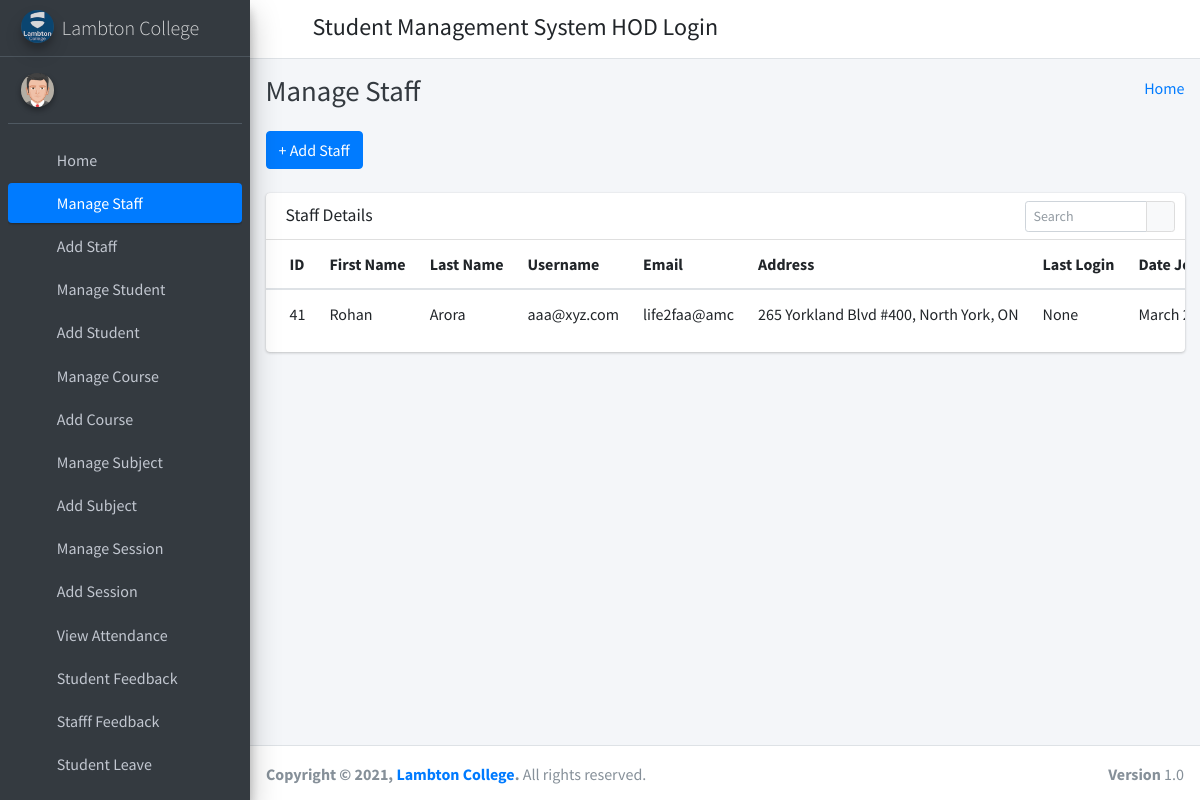
The app's page /manage_staff/ (signed in) with its own data.
### student_management_app/models.py (models this page shows)
class Staffs(models.Model):
    id = models.AutoField(primary_key=True)
    admin = models.OneToOneField(CustomUser, on_delete = models.CASCADE)
    address = models.TextField()
    created_at = models.DateTimeField(auto_now_add=True)
    updated_at = models.DateTimeField(auto_now=True)
    objects = models.Manager()

class CustomUser(AbstractUser):
    user_type_data = ((1, "HOD"), (2, "Staff"), (3, "Student"))
    user_type = models.CharField(default=1, choices=user_type_data, max_length=10)

### student_management_app/HodViews.py (the view)
# urls.py: path('manage_staff/', HodViews.manage_staff, name="manage_staff"),
def manage_staff(request):
    staffs = Staffs.objects.all()
    context = {
        "staffs": staffs
    }
    return render(request, "hod_template/manage_staff_template.html", context)

### student_management_app/LoginCheckMiddleWare.py (called while the page is built, shortened)
    def process_view(self, request, view_func, view_args, view_kwargs):
        modulename = view_func.__module__
        user = request.user
        if user.is_authenticated:
            if user.user_type == "1":
                if modulename == "student_management_app.HodViews":
                    pass
                elif modulename == "student_management_app.views" or modulename == "django.views.static":
                    pass
                else:
                    return redirect("admin_home")
            else:
                return redirect("login")
        else:
            if request.path == reverse("login") or request.path == reverse("doLogin"):
                pass
            else:
                return redirect("login")

### student_management_app/templates/hod_template/manage_staff_template.html (shortened to what this page needs)
{% extends 'hod_template/base_template.html' %}
{% block page_title %}
    Manage Staff
{% endblock page_title %}
{% block main_content %}
{% load static %}
<section class="content">
        <div class="container-fluid">
            <a class="btn btn-primary" href="{% url 'add_staff' %}" role="button">+ Add Staff</a> <br/>&nbsp;
            <div class="row">
                <div class="col-md-12">
                    <div class="card">
                        <div class="card-header">
                            <h3 class="card-title">Staff Details</h3>
                            <div class="card-tools">
                            <div class="input-group input-group-sm" style="width: 150px;">
                                <input type="text" name="table_search" class="form-control float-right" placeholder="Search">
                                <div class="input-group-append">
                                <button type="submit" class="btn btn-default"><i class="fas fa-search"></i></button>
                                </div>
                            </div>
                            </div>
                        </div>
                        <div class="card-body table-responsive p-0">
                            <table class="table table-hover text-nowrap">
                            <thead>
                                <tr>
                                <th>ID</th>
                                <th>First Name</th>
                                <th>Last Name</th>
                                <th>Username</th>
                                <th>Email</th>
                                <th>Address</th>
                                <th>Last Login</th>
                                <th>Date Joined</th>
                                </tr>
                            </thead>
                            <tbody>
                                {% for staff in staffs %}
                                <tr>
                                <td>{{ staff.admin.id }}</td>
                                <td>{{ staff.admin.first_name }}</td>
                                <td>{{ staff.admin.last_name }}</td>
                                <td>{{ staff.admin.username }}</td>
                                <td>{{ staff.admin.email }}</td>
                                <td>{{ staff.address }}</td>
                                <td>{{ staff.admin.last_login }}</td>
                                <td>{{ staff.admin.date_joined }}</td>
                                </tr>
                                {% endfor %}
                            </tbody>
                            </table>
                        </div>
                        </div>
                </div>
            </div>
        </div>
      </section>
  {% endblock main_content %}

### records on screen
Staffs: admin.id "41", admin.first_name "Rohan", admin.last_name "Arora", admin.username "aaa@xyz.com", admin.email "life2faa@amc", address "265 Yorkland Blvd #400, North York, ON", admin.last_login "None", admin.date_joined "March…"
